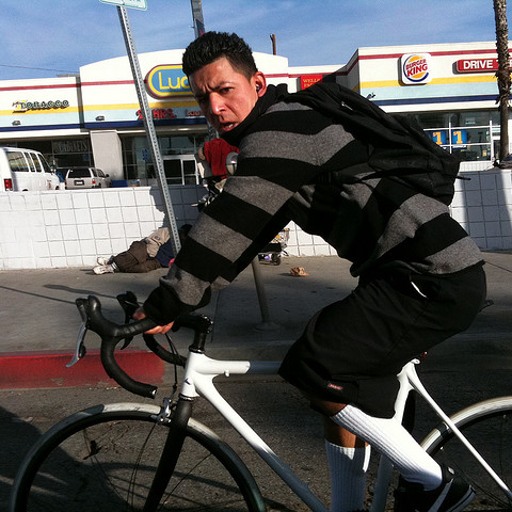
#> input picture anomaly_ov/data_trends_cv/COCO_real/000000010393.png, 512 x 512 px; its folder holds only this picture in this run
$ python -i dataset.py   (imports and definitions only)
#> lines starting #> are read from the running program, lines starting #| are printed output that depends on the picture
#> further down, picture is the input picture: PIL image 512x512 RGB; mean R, G, B 86.4, 86, 86.3
"""
Dataset classes for Anomaly OV fine-tuning.
"""

import os
import sys
import torch
from torch.utils.data import Dataset, DataLoader
from PIL import Image, ImageEnhance, ImageFilter
import numpy as np
from pathlib import Path
from typing import Optional, List, Dict, Any, Tuple
import random

# Setup paths for imports
_current_file = os.path.abspath(__file__)
_training_dir = os.path.dirname(_current_file)
_src_dir = os.path.dirname(_training_dir)
_project_root = os.path.dirname(_src_dir)
if _project_root not in sys.path:
    sys.path.insert(0, _project_root)

from src.utils.image_processing import process_anyres_image


class ColorAugmentation:
    """
    Color augmentation to reduce bias towards bright/white regions.

    Applies various color transformations to help the model focus on
    structural anomalies rather than brightness patterns.
    """

    def __init__(
        self,
        brightness_range: Tuple[float, float] = (0.6, 1.4),
        contrast_range: Tuple[float, float] = (0.6, 1.4),
        saturation_range: Tuple[float, float] = (0.6, 1.4),
        hue_shift_range: Tuple[float, float] = (-0.1, 0.1),
        gamma_range: Tuple[float, float] = (0.7, 1.5),
        invert_prob: float = 0.1,
        grayscale_prob: float = 0.05,
        channel_shuffle_prob: float = 0.1,
        solarize_prob: float = 0.05,
        equalize_prob: float = 0.1,
    ):
        """
        Args:
            brightness_range: Range for brightness adjustment (1.0 = no change)
            contrast_range: Range for contrast adjustment (1.0 = no change)
            saturation_range: Range for saturation adjustment (1.0 = no change)
            hue_shift_range: Range for hue shift (-0.5 to 0.5)
            gamma_range: Range for gamma correction (1.0 = no change)
            invert_prob: Probability of inverting colors
            grayscale_prob: Probability of converting to grayscale
            channel_shuffle_prob: Probability of shuffling RGB channels
            solarize_prob: Probability of solarization
            equalize_prob: Probability of histogram equalization
        """
        self.brightness_range = brightness_range
        self.contrast_range = contrast_range
        self.saturation_range = saturation_range
        self.hue_shift_range = hue_shift_range
        self.gamma_range = gamma_range
        self.invert_prob = invert_prob
        self.grayscale_prob = grayscale_prob
        self.channel_shuffle_prob = channel_shuffle_prob
        self.solarize_prob = solarize_prob
        self.equalize_prob = equalize_prob

    def __call__(self, image: Image.Image) -> Image.Image:
        """Apply random color augmentations to the image."""

        # Random brightness adjustment
        if random.random() < 0.8:
            factor = random.uniform(*self.brightness_range)
            enhancer = ImageEnhance.Brightness(image)
            image = enhancer.enhance(factor)

        # Random contrast adjustment
        if random.random() < 0.8:
            factor = random.uniform(*self.contrast_range)
            enhancer = ImageEnhance.Contrast(image)
            image = enhancer.enhance(factor)

        # Random saturation adjustment
        if random.random() < 0.7:
            factor = random.uniform(*self.saturation_range)
            enhancer = ImageEnhance.Color(image)
            image = enhancer.enhance(factor)

        # Gamma correction (helps with bright region bias)
        if random.random() < 0.5:
            gamma = random.uniform(*self.gamma_range)
            image = self._apply_gamma(image, gamma)

        # Histogram equalization (reduces brightness dominance)
        if random.random() < self.equalize_prob:
            image = self._equalize(image)

        # Solarization (inverts pixels above threshold)
        if random.random() < self.solarize_prob:
            threshold = random.randint(128, 230)
            image = self._solarize(image, threshold)

        # Color inversion
        if random.random() < self.invert_prob:
            image = self._invert(image)

        # Grayscale conversion (forces model to focus on structure)
        if random.random() < self.grayscale_prob:
            image = self._to_grayscale(image)

        # Channel shuffle (prevents channel-specific biases)
        if random.random() < self.channel_shuffle_prob:
            image = self._shuffle_channels(image)

        return image

    def _apply_gamma(self, image: Image.Image, gamma: float) -> Image.Image:
        """Apply gamma correction."""
#> called with gamma = 1.33
        img_array = np.array(image).astype(np.float32) / 255.0
        img_array = np.power(img_array, gamma)
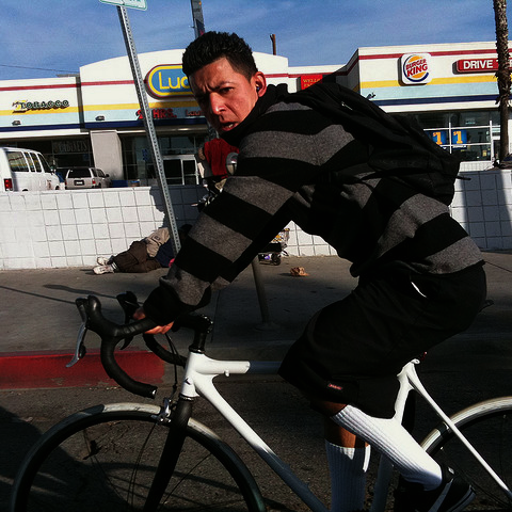
#> img_array: shape (512, 512, 3) float32; mean R, G, B 0.271, 0.27, 0.274
        img_array = (img_array * 255).clip(0, 255).astype(np.uint8)
        return Image.fromarray(img_array)

    # [32 lines left out: functions _equalize, _solarize, _invert, _to_grayscale, _shuffle_channels, not called in this run]


class GeometricAugmentation:
    """
    Geometric augmentation that preserves mask alignment.
    """

    # [40 lines left out: functions __init__, __call__, _rotate_mask, not called in this run]


class AnomalyDataset(Dataset):
    """
    Dataset for anomaly detection with real images, inpainted images, and masks.
    Uses anyres preprocessing to handle variable resolutions and aspect ratios.

    Includes data augmentation to reduce bias towards bright regions.

    Supports pre-split dataset structure: train/eval/test folders.

    Returns:
        - patches: Multi-patch tensor [num_patches+1, 3, 384, 384]
        - label: Binary label (0=normal, 1=anomaly)
        - num_patches: Number of patches for this image
        - mask: Binary mask indicating anomaly regions
    """

    # [86 lines left out: function __init__, not called in this run]

    def __len__(self) -> int:
        return len(self.inpainted_files) * 2  # Each pair provides 2 samples (real + inpainted)

    # [164 lines left out: functions __getitem__, collate_fn, create_dataloaders, not called in this run]

>>> from PIL import Image
>>> picture = Image.open('../../data_trends_cv/COCO_real/000000010393.png')
>>> result = ColorAugmentation()(picture)

$ run again, on anomaly_ov/data_trends_cv/COCO_real/000000013703.png
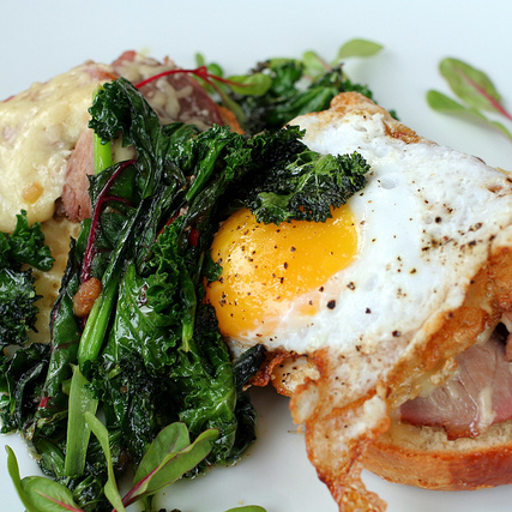
#> input picture anomaly_ov/data_trends_cv/COCO_real/000000013703.png, 512 x 512 px
#> picture is the input picture: PIL image 512x512 RGB; mean R, G, B 143.1, 139.6, 109.9
#> in _apply_gamma, `img_array = np.power(img_array, gamma)`:
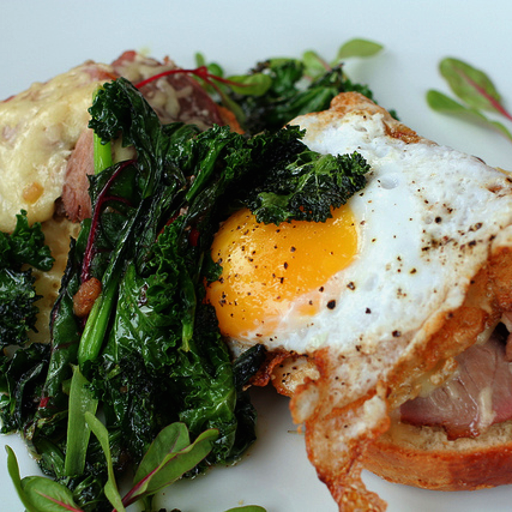
#> img_array: shape (512, 512, 3) float32; mean R, G, B 0.49, 0.474, 0.373

$ run again, on anomaly_ov/data_trends_cv/COCO_real/000000015297.png
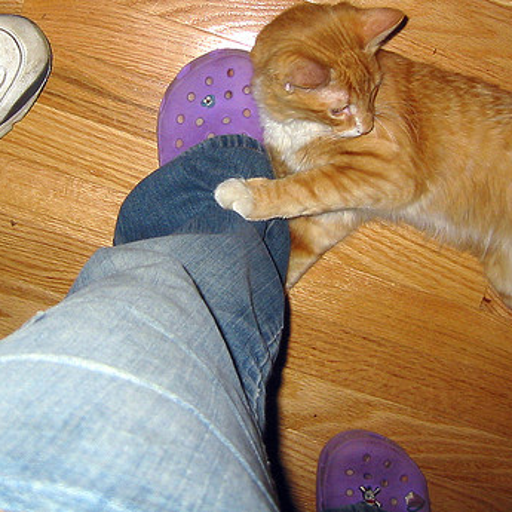
#> input picture anomaly_ov/data_trends_cv/COCO_real/000000015297.png, 512 x 512 px
#> picture is the input picture: PIL image 512x512 RGB; mean R, G, B 162.2, 134.8, 107.2
#> in _apply_gamma, `img_array = np.power(img_array, gamma)`:
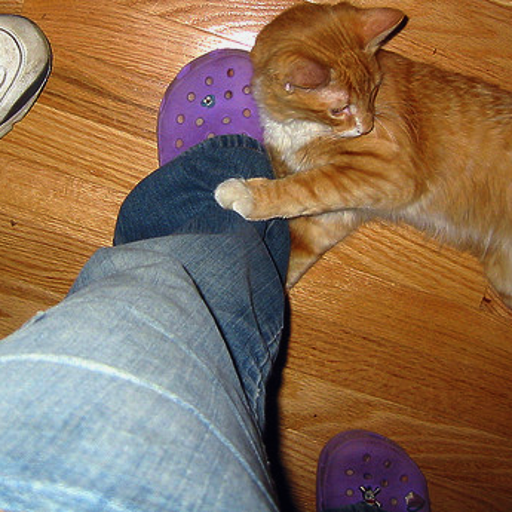
#> img_array: shape (512, 512, 3) float32; mean R, G, B 0.548, 0.437, 0.343

$ run again, on anomaly_ov/data_trends_cv/COCO_real/000000016870.png
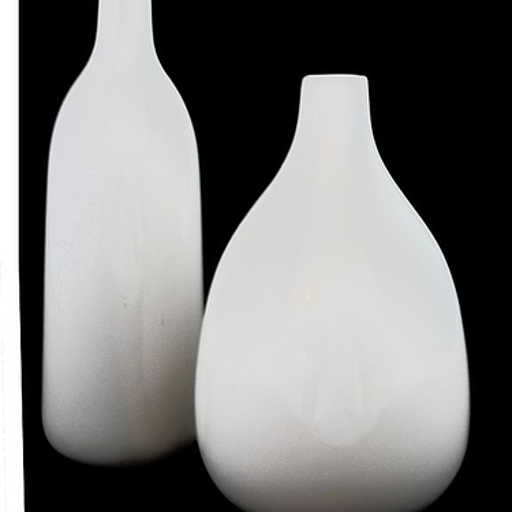
#> input picture anomaly_ov/data_trends_cv/COCO_real/000000016870.png, 512 x 512 px
#> picture is the input picture: PIL image 512x512 RGB; mean R, G, B 119.6, 119.3, 118.7
#> in _apply_gamma, `img_array = np.power(img_array, gamma)`:
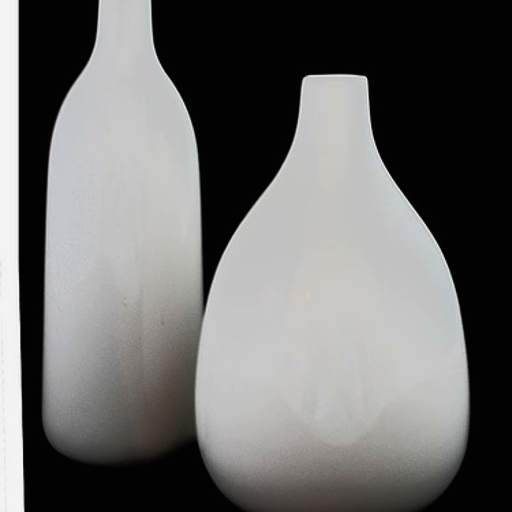
#> img_array: shape (512, 512, 3) float32; mean R, G, B 0.421, 0.42, 0.417
